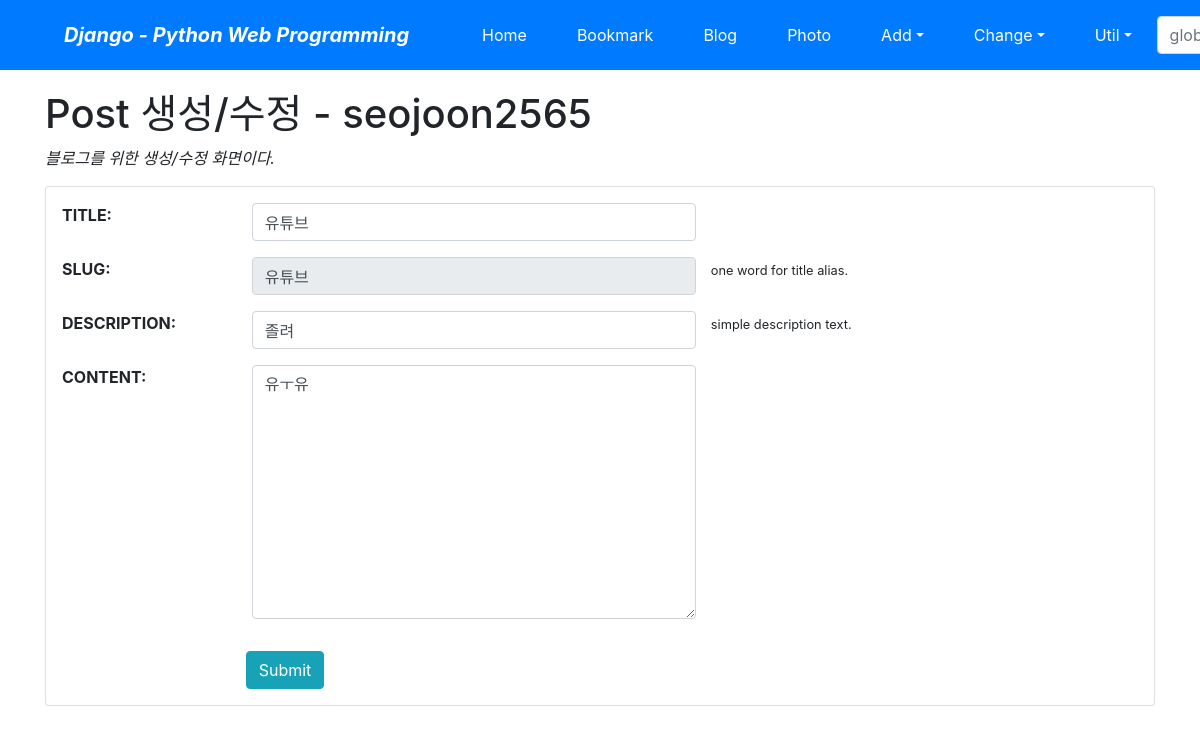
Screenshot of /blog/6/update/ (signed in) with the database file from the repository.
### blog/models.py (models this page shows, shortened)
class Post(models.Model):
    title = models.CharField(verbose_name='TITLE', max_length=50)  # 포스트 제목
    slug = models.SlugField('SLUG', unique=True, allow_unicode=True, help_text='one word for title alias.')  # 제목의 별칭
    description = models.CharField('DESCRIPTION', max_length=100, blank=True, help_text='simple description text.')  # 포스트 한 줄 설명
    content = models.TextField('CONTENT')  # 포스트의 내용
    create_dt = models.DateTimeField('CREATE DATE', auto_now_add=True)  # 생성 일자
    modify_dt = models.DateTimeField('MODIFY DATE', auto_now=True)  # 수정 일자
    tags = TaggableManager(blank=True)  # ch06에서 추가됨
    owner = models.ForeignKey(User, on_delete=models.CASCADE, verbose_name='OWNER', blank=True, null=True)     # ch11에서 추가됨
    class Meta:
        verbose_name = 'post'
        verbose_name_plural = 'posts'
        db_table = 'blog_posts'
        ordering = ('-modify_dt',)

### blog/views.py (the view)
# urls.py: path('<int:pk>/update/', views.PostUpdateView.as_view(), name='update'),
class PostUpdateView(OwnerOnlyMixin, UpdateView):
    model = Post
    fields = ['title', 'slug', 'description', 'content', 'tags']
    success_url = reverse_lazy('blog:index')

### mysite/views.py (called while the page is built)
    def dispatch(self, request, *args, **kwargs):
        obj = self.get_object()
        if request.user != obj.owner:   # 사용자와 소유자가 동일하지 않으면
            return self.handle_no_permission()  # 403 예외를 클라이언트에게 전송한다.
        return super().dispatch(request, *args, **kwargs)

### blog/templates/blog/post_form.html (shortened to what this page needs)
{% extends 'base.html' %}
{% load widget_tweaks %}
{% block content %}
    <h1>Post 생성/수정 - {{user}}</h1>
    <p class="font-italic">블로그를 위한 생성/수정 화면이다.</p>
    <form action="." method="post" class="card pt-3">{% csrf_token %}
        <div class="form-group row">
            {{form.title|add_label_class:"col-from-label col-sm-2 ml-3 font-weight-bold"}}
            <div class="col-sm-5">
                {{form.title|add_class:"form-control"|attr:"autofocus"}}
            </div>
        </div>
        <div class="form-group row">
            {{form.slug|add_label_class:"col-from-label col-sm-2 ml-3 font-weight-bold"}}
            <div class="col-sm-5">
                {{form.slug|add_class:"form-control"|attr:"readonly"}}
            </div>
            <small class="form-text text-myted">{{form.slug.help_text}}</small>
        </div>
        <div class="form-group row">
            {{form.description|add_label_class:"col-from-label col-sm-2 ml-3 font-weight-bold"}}
            <div class="col-sm-5">
                {{form.description|add_class:"form-control"}}
            </div>
            <small class="form-text text-myted">{{form.description.help_text}}</small>
        </div>
        <div class="form-group row">
            {{form.content|add_label_class:"col-from-label col-sm-2 ml-3 font-weight-bold"}}
            <div class="col-sm-5">
                {{form.content|add_class:"form-control"|attr:"autofocus"}}
            </div>
        </div>
        <div class="form-group">
            <div class="offset-sm-2 col-sm-3">
                <input type="submit" value="Submit" class="btn btn-info">
            </div>
        </div>
    </form>
{% endblock %}

### rows the page displays
Post: title|add_label_class "TITLE:", title "유튜브", slug|add_label_class "SLUG:", slug "유튜브", description|add_label_class "DESCRIPTION:", description "졸려", content|add_label_class "CONTENT:", content "유ㅜ유"

### other values shown
{{ user }} "seojoon2565"
